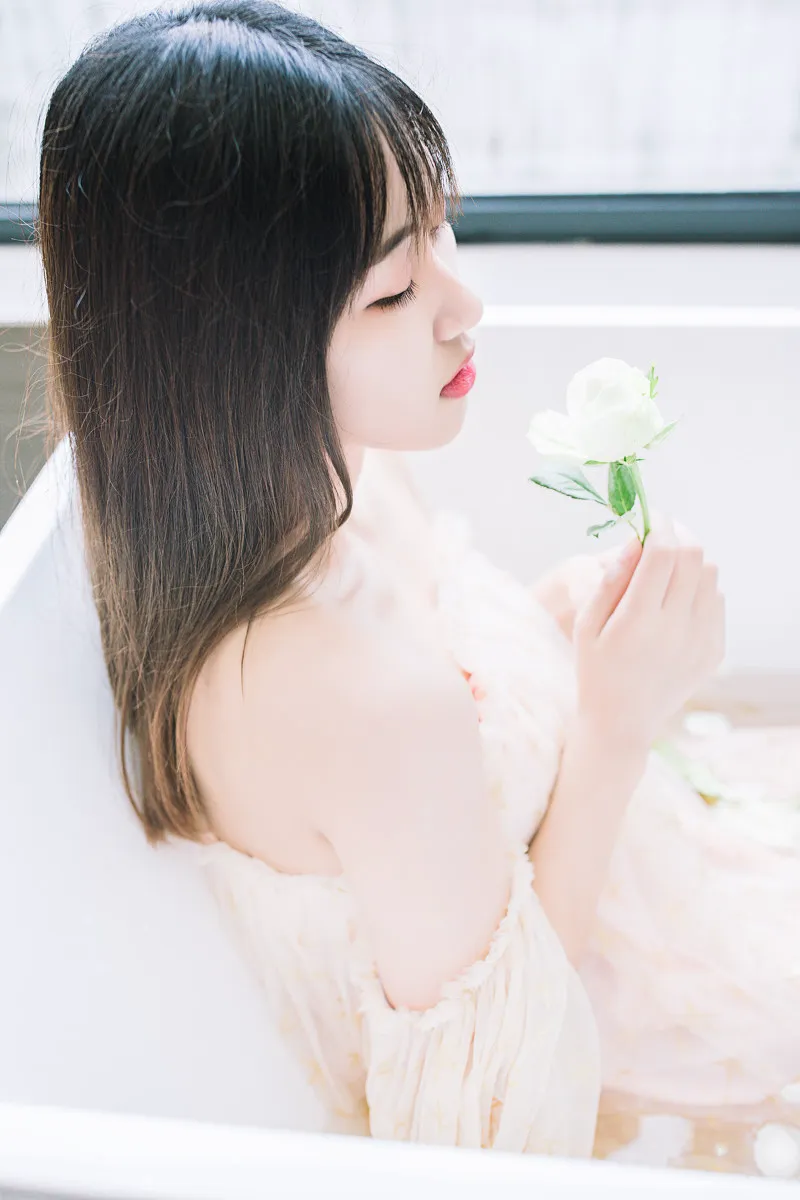
#> input picture vmgs/Always/1.jpg, 800 x 1200 px; its folder holds only this picture in this run
$ python show.py   (older library calls are emulated)
#> lines starting #> are read from the running program, lines starting #| are printed output that depends on the picture
import os
import random
from PIL import Image
import matplotlib.pyplot as plt


class ShowData(object):
    def __init__(self, root):
        self.root = root

    def show(self, imgs):
        plt.figure(figsize=(15, 10))
        for ind, img in enumerate(imgs):
            plt.subplot(9, 9, ind+1)
            plt.imshow(img)
            plt.axis('off')
            plt.subplots_adjust(top=1, bottom=0, right=1, left=0, hspace=0, wspace=0)
            plt.margins(0, 0)
        plt.savefig('multi-images-preview.jpg.jpg', dpi=300)

    def main(self):
        imgs = []
        dirs = os.listdir(self.root)
        random.shuffle(dirs)
        for i in dirs:
            for j in os.listdir(f'{self.root}/{i}'):
                img_path = f'{self.root}/{i}/{j}'
                img = Image.open(img_path)
#> img is the input picture: PIL image 800x1200 RGB; mean R, G, B 198.1, 192.8, 193.1
                img = img.resize((900, 600), Image.ANTIALIAS)
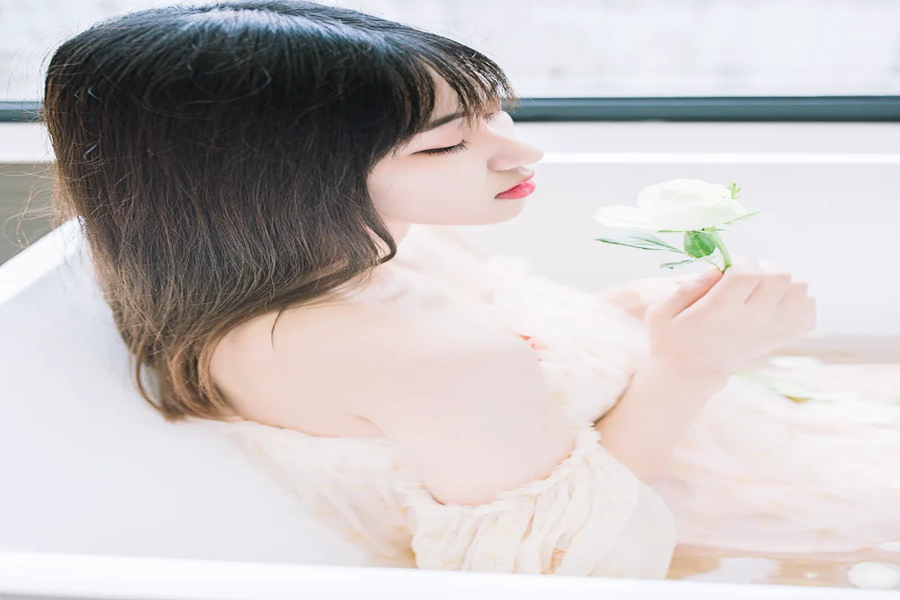
#> img: PIL image 900x600 RGB; mean R, G, B 198.1, 192.8, 193.1
                w, h = img.size
#> w = 900; h = 600
                if w > h:
                    imgs.append(img)
                    break
            if len(imgs) == 81:
                break
        self.show(imgs)
#> the loop in show, `for ind, img in enumerate(imgs):` made 2 passes
#> ind on passes 1 to 2: 0, 1
#> in show, `plt.savefig('multi-images-preview.jpg.jpg', dpi=300)`:
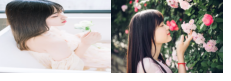
#> figure drawn by matplotlib, 2 panels


if __name__=='__main__':
    ShowData('./vmgs').main()
